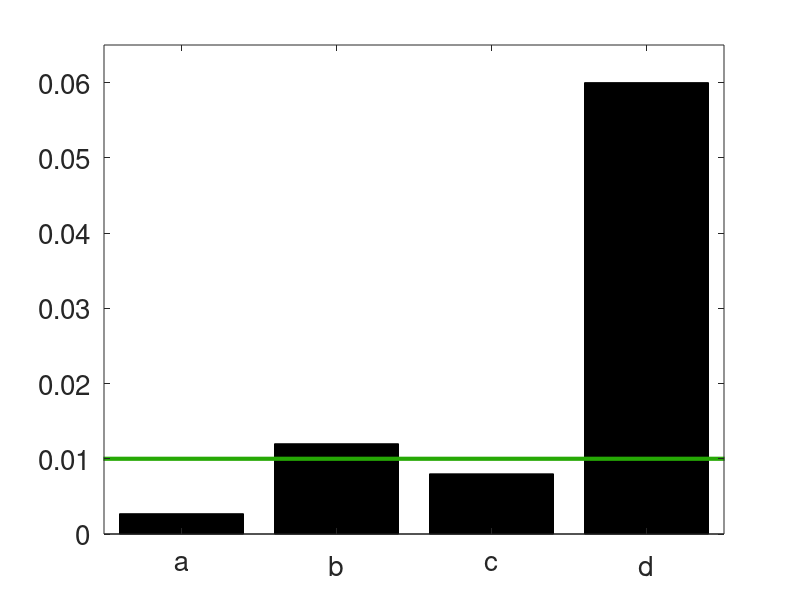

The MATLAB source for this figure:
clear; close all; clc; 

% kinetic energy fluctuation: a line 0.01 mJ
% x: -13.6

% maximum energy for
% leg pronation 0.06
% head flexion 0.0027, yaw: 0.012, 0.008

y = [0.0027, 0.012, 0.008, 0.06];
set(gcf, 'Position',[261 365 320 500])
bar(y,'k')
line([0,5],[1,1]*0.01,'Color',[0.1490,0.6588,0.0196],'LineWidth',3);
ylim([0,0.065]);
xlim([0.5,4.5]);
set(gca,'FontSize',20)
xticks([1,2,3,4]);
xticklabels({'a','b','c','d'})
